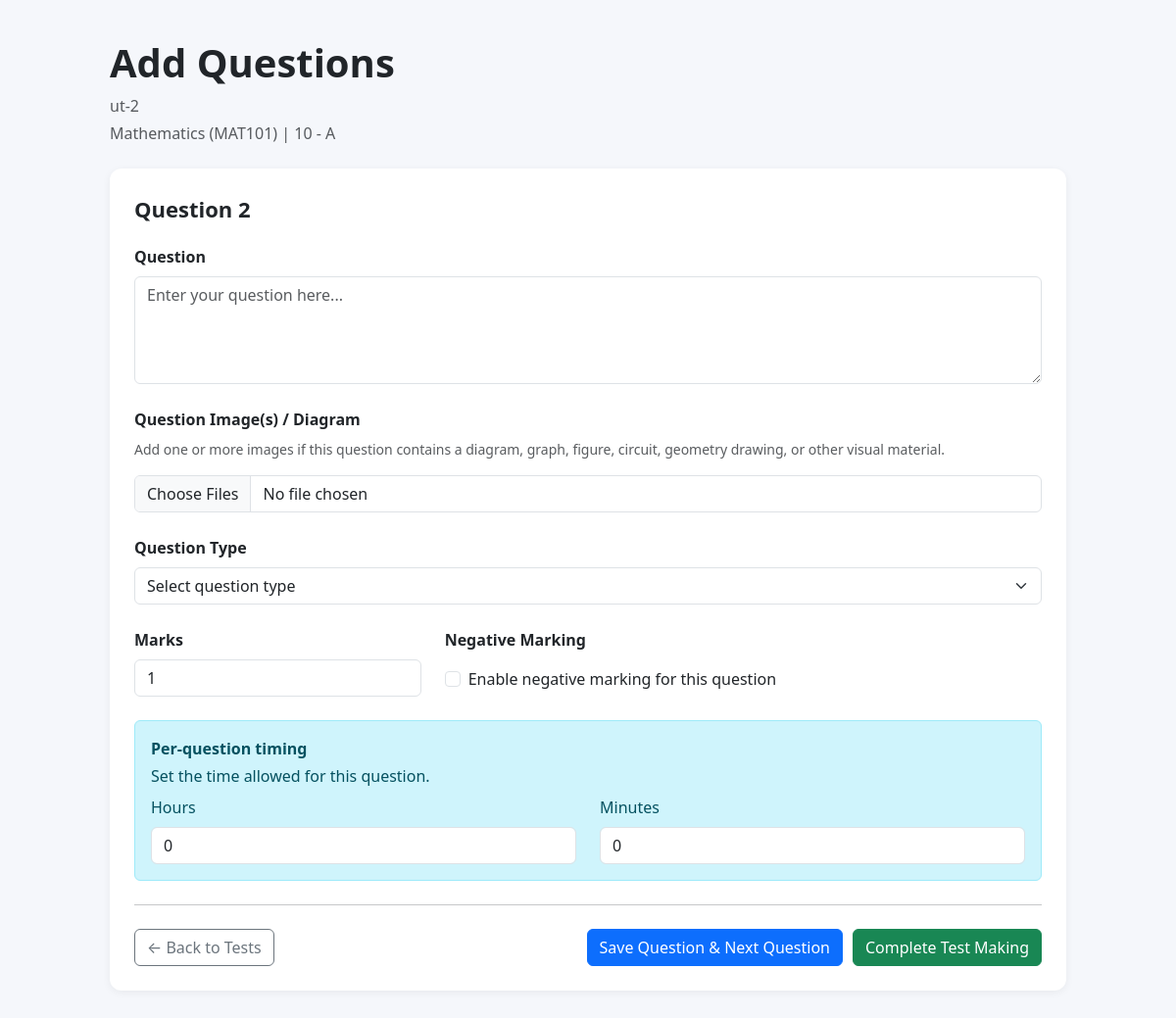
/exam/assessments/6/questions/create/ (signed in), run on the app's committed database.
### academics/models.py (models this page shows, shortened)
class Assessment(models.Model):
    class AssessmentType(models.TextChoices):
        TEST = "TEST", "Test"
        ASSIGNMENT = "ASSIGNMENT", "Assignment"
    class TimingMode(models.TextChoices):
        NONE = "NONE", "No Time Limit"
        ENTIRE_TEST = "ENTIRE_TEST", "Entire Test"
        PER_QUESTION = "PER_QUESTION", "Per Question"
    title = models.CharField(max_length=200)
    description = models.TextField(blank=True)
    teacher = models.ForeignKey(
        "accounts.TeacherProfile",
        on_delete=models.CASCADE,
        related_name="assessments"
    )
    student_class = models.ForeignKey(
        Class,
        on_delete=models.CASCADE,
        related_name="assessments"
    )
    subject = models.ForeignKey(
        Subject,
        on_delete=models.CASCADE,
        related_name="assessments"
    )
    assessment_type = models.CharField(
        max_length=20,
        choices=AssessmentType.choices
    )
    total_marks = models.PositiveIntegerField()
    is_published = models.BooleanField(default=False)
    timing_mode = models.CharField(
        max_length=20,
        choices=TimingMode.choices,
        default=TimingMode.NONE
    )
    duration_hours = models.PositiveIntegerField(
        default=0
    )
    duration_minutes = models.PositiveIntegerField(
        default=0
    )
    available_from = models.DateTimeField(
        null=True,
        blank=True
    )
    due_date = models.DateTimeField(
        null=True,
        blank=True
    )
    created_at = models.DateTimeField(
        auto_now_add=True
    )

class Subject(models.Model):
    name = models.CharField(max_length=100)
    code = models.CharField(max_length=20, unique=True)
    def __str__(self):
        return f"{self.name} ({self.code})"

class Class(models.Model):
    name = models.CharField(max_length=50)
    section = models.CharField(max_length=10)
    academic_year = models.CharField(max_length=20)
    def __str__(self):
        return f"{self.name} - {self.section}"

### exam_engine/views.py (the view, shortened to what this page needs)
@login_required
def question_create(request, assessment_id):
    if request.user.role != "TEACHER":
        return redirect("dashboard")
    teacher = request.user.teacher_profile
    assessment = Assessment.objects.filter(
        id=assessment_id,
        teacher=teacher
    ).first()
    if not assessment:
        messages.error(
            request,
            "Assessment not found or you do not have permission to edit it."
        )
        return redirect("dashboard")
    next_question_number = assessment.questions.count() + 1
    return render(
        request,
        "exam_engine/question_create.html",
        {
            "assessment": assessment,
            "question_number": next_question_number,
        }
    )

### exam_engine/templates/exam_engine/question_create.html (shortened to what this page needs)
<!DOCTYPE html>
<html lang="en">
<head>
    <link
        href="https://cdn.jsdelivr.net/npm/bootstrap@5.3.3/dist/css/bootstrap.min.css"
        rel="stylesheet"
    >
</head>
<body>
<div class="container page-container">
    <div class="mb-4">
        <h1 class="fw-bold">
            Add Questions
        </h1>
        <p class="text-muted mb-1">
            {{ assessment.title }}
        </p>
        <p class="text-muted">
            {{ assessment.subject }} |
            {{ assessment.student_class }}
        </p>
    </div>
    <div class="question-card">
        <div class="question-number">
            Question {{ question_number }}
        </div>
        <form
            method="POST"
            enctype="multipart/form-data"
        >
            <div class="mb-4">
                <label class="section-title">
                    Question
                </label>
                <textarea
                    name="question_text"
                    class="form-control"
                    rows="4"
                    placeholder="Enter your question here..."
                    required
                ></textarea>
            </div>
            <div class="mb-4">
                <label class="section-title">
                    Question Image(s) / Diagram
                </label>
                <p class="text-muted small">
                    Add one or more images if this question contains
                    a diagram, graph, figure, circuit, geometry drawing,
                    or other visual material.
                </p>
                <input
                    type="file"
                    name="question_images"
                    id="questionImages"
                    class="form-control"
                    accept="image/*"
                    multiple
                >
            </div>
            <div class="mb-4">
                <label class="section-title">
                    Question Type
                </label>
                <select
                    name="question_type"
                    id="questionType"
                    class="form-select"
                    required
                >
                    <option value="">
                        Select question type
                    </option>
                </select>
            </div>
            <div class="row mb-4">
                <div class="col-md-4">
                    <label class="section-title">
                        Marks
                    </label>
                    <input
                        type="number"
                        name="marks"
                        class="form-control"
                        value="1"
                        min="1"
                        required
                    >
                </div>
                <div class="col-md-8">
                    <label class="section-title">
                        Negative Marking
                    </label>
                    <div class="form-check mt-2">
                        <input
                            class="form-check-input"
                            type="checkbox"
                            name="negative_marking"
                            id="negativeMarking"
                        >
                        <label
                            class="form-check-label"
                            for="negativeMarking"
                        >
                            Enable negative marking for this question
                        </label>
                    </div>
                </div>
            </div>
            {% if assessment.timing_mode == "PER_QUESTION" %}
                <div class="alert alert-info">
                    <strong>Per-question timing</strong>
                    <p class="mb-2 mt-1">
                        Set the time allowed for this question.
                    </p>
                    <div class="row">
                        <div class="col-md-6">
                            <label class="form-label">
                                Hours
                            </label>
                            <input
                                type="number"
                                name="time_limit_hours"
                                class="form-control"
                                value="0"
                                min="0"
                            >
                        </div>
                        <div class="col-md-6">
                            <label class="form-label">
                                Minutes
                            </label>
                            <input
                                type="number"
                                name="time_limit_minutes"
                                class="form-control"
                                value="0"
                                min="0"
                                max="59"
                            >
                        </div>
                    </div>
                </div>
            {% endif %}
            <hr class="my-4">
            <div class="button-row">
                <div class="button-left">
                    <a
                        href="{% url 'test_management' %}"
                        class="btn btn-outline-secondary"
                    >
                        ← Back to Tests
                    </a>
                </div>
                <div class="button-right">
                    <button
                        type="submit"
                        name="action"
                        value="next"
                        class="btn btn-primary"
                    >
                        Save Question & Next Question
                    </button>
                    <button
                        type="submit"
                        name="action"
                        value="complete"
                        class="btn btn-success"
                    >
                        Complete Test Making
                    </button>
                </div>
            </div>
        </form>
    </div>
</div>
</body>
</html>

### exam_engine/templates/exam_engine/question_create.html (style rules this page uses)
body { background-color: #f5f7fb; }
.page-container { max-width: 1000px; margin: 40px auto; }
.question-card { background: white; border-radius: 12px; padding: 25px; box-shadow: 0 2px 8px rgba(0, 0, 0, 0.06); }
.question-number { font-size: 22px; font-weight: 700; margin-bottom: 20px; }
.section-title { font-weight: 600; margin-bottom: 8px; }
.button-row { display: flex; justify-content: space-between; gap: 10px; flex-wrap: wrap; }
.button-left, .button-right { display: flex; gap: 10px; flex-wrap: wrap; }

### data on the page
Assessment: title "ut-2", subject "Mathematics (MAT101)", student_class "10 - A"

### other printed values
{{ question_number }} "2"
